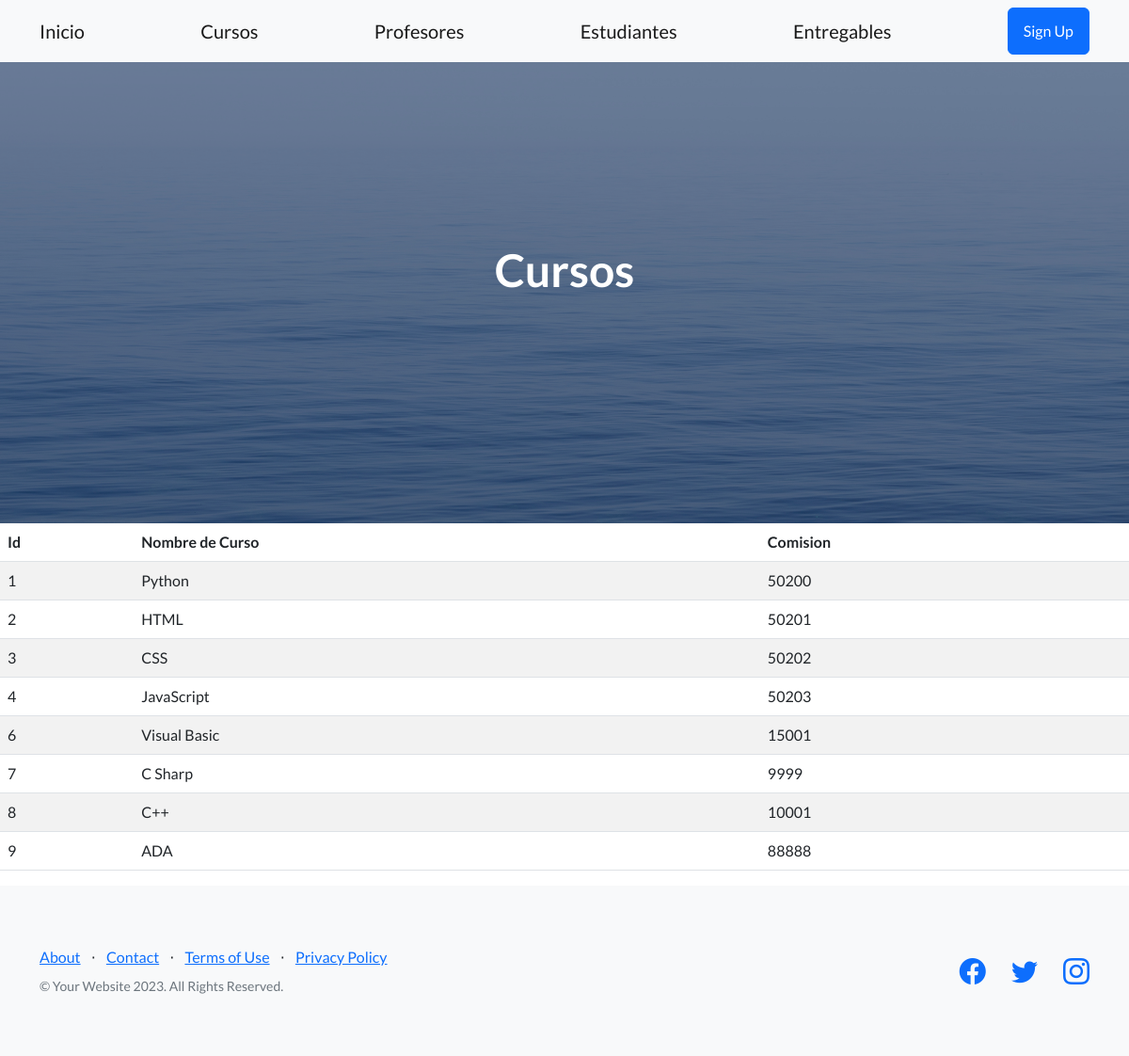
Page /aplicacion/cursos/ on the committed database.
### aplicacion/models.py (models this page shows, shortened)
class Curso(models.Model):
    nombre = models.CharField(max_length=50)
    comision = models.IntegerField()

### aplicacion/views.py (the view)
# urls.py: path('cursos/', cursos, name="cursos"),
def cursos(request):
    contexto = {'cursos': Curso.objects.all()}
    return render(request, "aplicacion/cursos.html", contexto)

### aplicacion/templates/aplicacion/cursos.html
{% extends 'aplicacion/home.html' %}
{% block titulo %}
    <h1 class="mb-5">Cursos</h1>
{% endblock titulo %}
{% block contenido %}
    <table class="table table-striped">
        <thead>
            <tr>
                <th>Id</th>
                <th>Nombre de Curso</th>
                <th>Comision</th>
            </tr>
        </thead>
        <tbody>
    {% for c in cursos  %}
            <tr>
                <td>{{ c.id }}</td>
                <td>{{ c.nombre }}</td>
                <td>{{ c.comision }}</td>
            </tr>
    {% endfor %}
        </tbody>
    </table>
{% endblock contenido %}

### rows in the picture
Curso: id "1", nombre "Python", comision "50200"
Curso: id "2", nombre "HTML", comision "50201"
Curso: id "3", nombre "CSS", comision "50202"
Curso: id "4", nombre "JavaScript", comision "50203"
Curso: id "6", nombre "Visual Basic", comision "15001"
Curso: id "7", nombre "C Sharp", comision "9999"
Curso: id "8", nombre "C++", comision "10001"
Curso: id "9", nombre "ADA", comision "88888"
